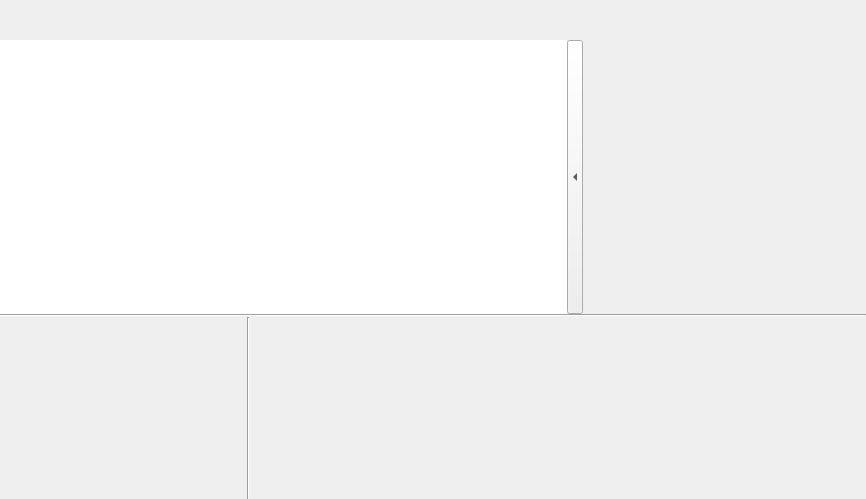
<?xml version="1.0" encoding="UTF-8"?>
<ui version="4.0">
 <class>librepcb::editor::PackageEditorWidget</class>
 <widget class="QWidget" name="librepcb::editor::PackageEditorWidget">
  <property name="geometry">
   <rect>
    <x>0</x>
    <y>0</y>
    <width>866</width>
    <height>499</height>
   </rect>
  </property>
  <property name="windowTitle">
   <string>Form</string>
  </property>
  <layout class="QVBoxLayout" name="verticalLayout" stretch="0,0,3,0,2">
   <property name="spacing">
    <number>0</number>
   </property>
   <property name="leftMargin">
    <number>0</number>
   </property>
   <property name="topMargin">
    <number>0</number>
   </property>
   <property name="rightMargin">
    <number>0</number>
   </property>
   <property name="bottomMargin">
    <number>0</number>
   </property>
   <item>
    <widget class="QWidget" name="interfaceBrokenWarningWidget" native="true">
     <property name="minimumSize">
      <size>
       <width>0</width>
       <height>20</height>
      </size>
     </property>
    </widget>
   </item>
   <item>
    <widget class="QWidget" name="errorNotificationWidget" native="true">
     <property name="minimumSize">
      <size>
       <width>0</width>
       <height>20</height>
      </size>
     </property>
    </widget>
   </item>
   <item>
    <layout class="QHBoxLayout" name="mainLayout" stretch="2,0,1">
     <property name="spacing">
      <number>0</number>
     </property>
     <item>
      <widget class="librepcb::editor::GraphicsView" name="graphicsView">
       <property name="frameShape">
        <enum>QFrame::NoFrame</enum>
       </property>
      </widget>
     </item>
     <item>
      <widget class="QToolButton" name="btnToggle3d">
       <property name="sizePolicy">
        <sizepolicy hsizetype="Fixed" vsizetype="MinimumExpanding">
         <horstretch>0</horstretch>
         <verstretch>0</verstretch>
        </sizepolicy>
       </property>
       <property name="maximumSize">
        <size>
         <width>16</width>
         <height>16777215</height>
        </size>
       </property>
       <property name="toolTip">
        <string>Toggle 2D/3D view</string>
       </property>
       <property name="text">
        <string notr="true"/>
       </property>
       <property name="arrowType">
        <enum>Qt::LeftArrow</enum>
       </property>
      </widget>
     </item>
     <item>
      <widget class="librepcb::editor::PackageModelListEditorWidget" name="modelListEditorWidget" native="true"/>
     </item>
    </layout>
   </item>
   <item>
    <widget class="Line" name="line_5">
     <property name="orientation">
      <enum>Qt::Horizontal</enum>
     </property>
    </widget>
   </item>
   <item>
    <layout class="QHBoxLayout" name="horizontalLayout_3" stretch="2,0,5">
     <property name="spacing">
      <number>0</number>
     </property>
     <property name="leftMargin">
      <number>0</number>
     </property>
     <property name="topMargin">
      <number>0</number>
     </property>
     <property name="rightMargin">
      <number>0</number>
     </property>
     <property name="bottomMargin">
      <number>0</number>
     </property>
     <item>
      <widget class="librepcb::editor::PackagePadListEditorWidget" name="padListEditorWidget" native="true"/>
     </item>
     <item>
      <widget class="Line" name="line_4">
       <property name="frameShadow">
        <enum>QFrame::Sunken</enum>
       </property>
       <property name="orientation">
        <enum>Qt::Vertical</enum>
       </property>
      </widget>
     </item>
     <item>
      <widget class="librepcb::editor::FootprintListEditorWidget" name="footprintEditorWidget" native="true"/>
     </item>
    </layout>
   </item>
  </layout>
 </widget>
 <customwidgets>
  <customwidget>
   <class>librepcb::editor::GraphicsView</class>
   <extends>QGraphicsView</extends>
   <header location="global">librepcb/editor/widgets/graphicsview.h</header>
  </customwidget>
  <customwidget>
   <class>librepcb::editor::PackagePadListEditorWidget</class>
   <extends>QWidget</extends>
   <header location="global">librepcb/editor/library/pkg/packagepadlisteditorwidget.h</header>
   <container>1</container>
  </customwidget>
  <customwidget>
   <class>librepcb::editor::FootprintListEditorWidget</class>
   <extends>QWidget</extends>
   <header location="global">librepcb/editor/library/pkg/footprintlisteditorwidget.h</header>
   <container>1</container>
  </customwidget>
  <customwidget>
   <class>librepcb::editor::PackageModelListEditorWidget</class>
   <extends>QWidget</extends>
   <header location="global">librepcb/editor/library/pkg/packagemodellisteditorwidget.h</header>
   <container>1</container>
  </customwidget>
 </customwidgets>
 <resources/>
 <connections/>
</ui>
